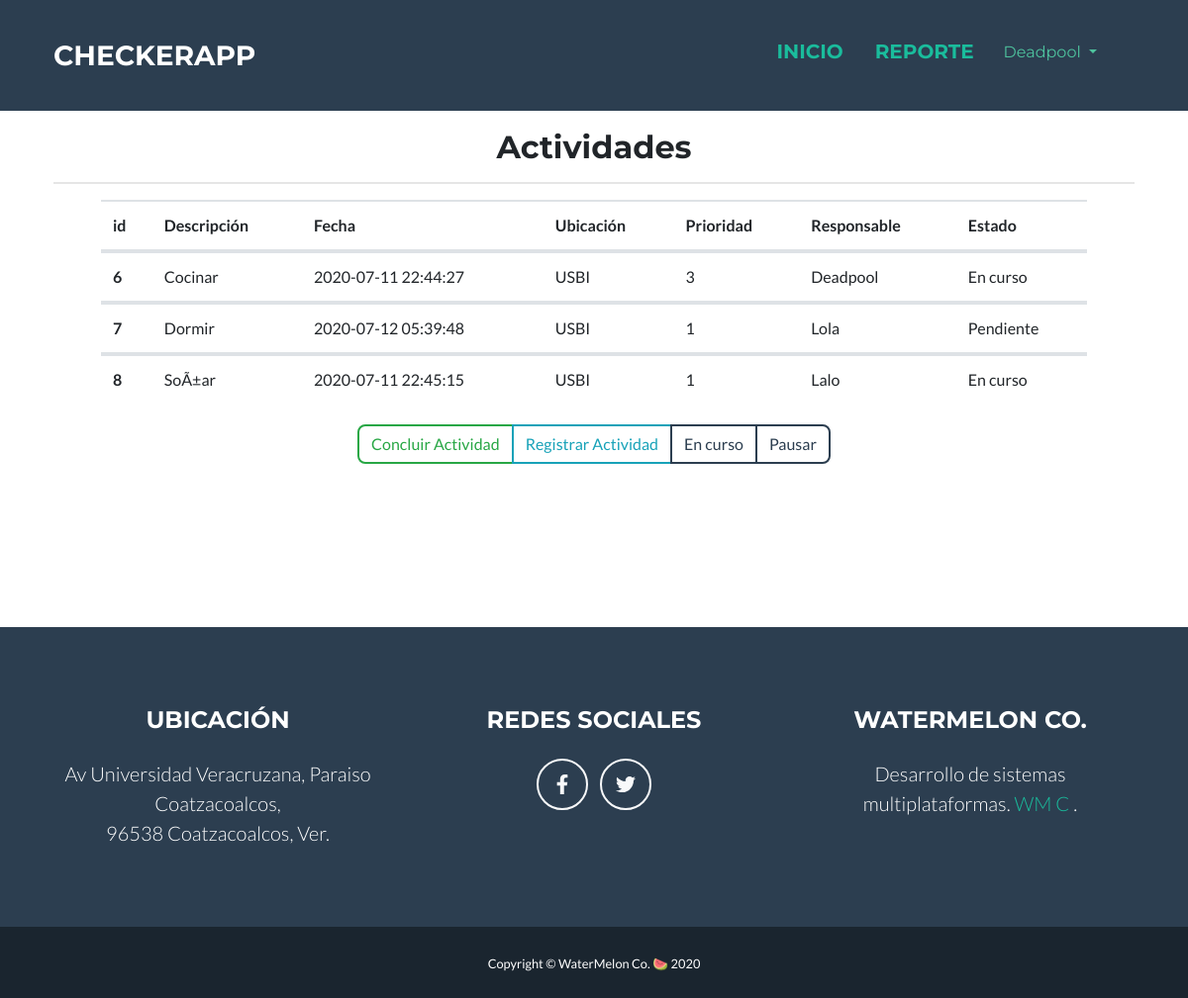
The app's page /perfilAlumno.php (signed in) with its own data.
### tables this page shows
CREATE TABLE `Actividad` (
  `Id_Actividad` int(11) NOT NULL,
  `Id_Docente` int(11) NOT NULL,
  `Id_Alumno` int(11) NOT NULL,
  `Descripcion_Actividad` varchar(50) NOT NULL,
  `Fecha_Actividad` timestamp NOT NULL DEFAULT CURRENT_TIMESTAMP ON UPDATE CURRENT_TIMESTAMP,
  `Prioridad` int(11) NOT NULL,
  `Id_Ubicacion` int(11) NOT NULL,
  `Estado_Actividad` int(10) NOT NULL
);

CREATE TABLE `Ubicacion` (
  `Id_Ubicacion` int(11) NOT NULL,
  `Nombre_Ubicacion` varchar(20) NOT NULL,
  `Descripcion_Ubicacion` varchar(50) NOT NULL,
  `Foto_Ubicacion` mediumblob NOT NULL
);

CREATE TABLE `Alumno` (
  `Id_Alumno` int(11) NOT NULL,
  `Nombre_Alumno` varchar(20) NOT NULL,
  `Matricula_Alumno` varchar(20) NOT NULL,
  `Licenciatura_Alumno` varchar(15) NOT NULL,
  `Facultad` varchar(30) NOT NULL,
  `Id_Docente` int(11) NOT NULL,
  `Contrasena_Alumno` varchar(255) NOT NULL,
  `Estado_Alumno` int(11) NOT NULL
);

### perfilAlumno.php (the view, shortened to what this page needs)
<?php include("conexion.php"); ?>
<?php
if (isset($_SESSION['alumno'])) {
?>
<!DOCTYPE html>
<html lang="en">
    <head>
        <link href="css/styles.css" rel="stylesheet" />
    </head>
    <body id="page-top">
        <nav class="navbar navbar-expand-lg bg-secondary text-uppercase fixed-top" id="mainNav">
            <div class="container">
                <a class="navbar-brand js-scroll-trigger" href="index.php">CheckerApp</a>
                <div class="collapse navbar-collapse" id="navbarResponsive">
                    <ul class="navbar-nav ml-auto">
                        <div class="container">
                  <a href="perfilAlumno.php" class="nav-link py-3 px-0 px-lg-3 rounded js-scroll-trigger"><h5>Inicio</h5></a>
                  <a href="reporteIndividual.php" class="nav-link py-3 px-0 px-lg-3 rounded js-scroll-trigger"><h5>Reporte</h5></a>
                  <h2><div class="dropdown ">
                    <button style="color:#4EC39E" class="btn btn-succes dropdown-toggle" type="button" id="dropdownMenuButton" data-toggle="dropdown" aria-haspopup="true" aria-expanded="false">
                      <?php
                      $nombre = $_SESSION['alumno']['Nombre_Alumno'];
                      echo $nombre; ?>
                    </button>
                    </h2>
                  </div>
                </div>
                </div>
        </nav>
        <section class="page-section portfolio" id="Nosotros">
            <div class="container">
      <div class="textoPrincipal" style="text-align: center; margin-top:10px;"><br>
        <h2>Actividades</h2>
        <hr>
      </div>
            <div class="container">
      <div class="container">
        <center>
            <div class="table-responsive">
          <table class="table" id="actividades">
            <thead>
              <tr>
                <th scope="col">id</th>
                <th scope="col">Descripción</th>
                <th scope="col">Fecha</th>
                <th scope="col">Ubicación</th>
                <th scope="col">Prioridad</th>
                <th scope="col">Responsable</th>
                <th scope="col">Estado</th>
              </tr>
            </thead>
            <?php
            $idDoc = $_SESSION['alumno']['Id_Docente'];
            $sql = "SELECT ac.Id_Actividad, al.Nombre_Alumno, ac.Prioridad, ac.Descripcion_Actividad, ac.Fecha_Actividad, u.Nombre_Ubicacion, ac.Estado_Actividad FROM Actividad ac, Alumno al, Ubicacion u WHERE ac.Id_Alumno = al.Id_Alumno AND ac.Id_Ubicacion = u.Id_Ubicacion  AND ac.Id_Docente = '$idDoc' ORDER BY Id_Actividad ASC";
            $resultadoActividades = mysqli_query($conexion_BD, $sql);
            while ($tab = mysqli_fetch_array($resultadoActividades)) {    ?>
              <tbody>
                <tr>
                  <th scope="row"><?php echo $tab['Id_Actividad'] ?></th>
                  <td><?php echo $tab['Descripcion_Actividad'] ?></td>
                  <td><?php echo $tab['Fecha_Actividad'] ?></td>
                  <td><?php echo $tab['Nombre_Ubicacion'] ?></td>
                  <td><?php echo $tab['Prioridad'] ?></td>
                  <td><?php echo $tab['Nombre_Alumno'] ?></td>
                  <td><?php if ($tab['Estado_Actividad'] == 0) {
                    $estado = "Pendiente";
                  }elseif ($tab['Estado_Actividad'] == 1) {
                    $estado = "En curso";
                  }elseif ($tab['Estado_Actividad'] == 2) {
                    $estado = "En Pausa";
                  }elseif ($tab['Estado_Actividad'] == 3) {
                    $estado = "Esperando evaluación";
                  }else{
                    $estado = "Realizado";
                  }
                  echo $estado ?></td>
                </tr>
              </tbody>
            <?php } ?>
          </table>
          </div>
        </center>
      </div>
  </div>
<center>
        <div class="btn-group" role="group" aria-label="Basic example" style="margin: 5px;">
          <button type="button" class="btn btn-outline-success" data-toggle="modal" data-target="#exampleModal" data-whatever="@mdo">Concluir Actividad
          </button>
          <button type="button" class="btn btn-outline-info" data-toggle="modal" data-target="#exampleModal2" data-whatever="@mdo">Registrar Actividad
          </button>
          <button type="button" class="btn btn-outline-secondary" data-toggle="modal" data-target="#exampleModal3" data-whatever="@mdo">En curso
          </button>
          <button type="button" class="btn btn-outline-secondary" data-toggle="modal" data-target="#exampleModal4" data-whatever="@mdo">Pausar
          </button>
        </div>
      </center>
    <div class="container mt-2 pt-2">
      </div>
    <div class="container mt-2 pt-2">
      </div>
    <div class="container mt-2 pt-2">
      </div>
    <div class="container mt-2 pt-2">
      </div>
        </section>
        <footer class="footer text-center">
            <div class="container">
                <div class="row">
                    <div class="col-lg-4 mb-5 mb-lg-0">
                        <h4 class="text-uppercase mb-4">Ubicación</h4>
                        <p class="lead mb-0">
                            Av Universidad Veracruzana, Paraiso Coatzacoalcos,
                            <br />
                            96538 Coatzacoalcos, Ver.
                        </p>
                    </div>
                    <div class="col-lg-4 mb-5 mb-lg-0">
                        <h4 class="text-uppercase mb-4">Redes Sociales</h4>
                        <a class="btn btn-outline-light btn-social mx-1" href="https://es-la.facebook.com/UV-Regi%C3%B3n-Veracruz-199921303420787/"><i class="fab fa-fw fa-facebook-f"></i></a>
                        <a class="btn btn-outline-light btn-social mx-1" href="https://twitter.com/saraldeg?lang=es"><i class="fab fa-fw fa-twitter"></i></a>
                    </div>
                    <div class="col-lg-4">
                        <h4 class="text-uppercase mb-4">WaterMelon Co.</h4>
                        <p class="lead mb-0">
                            Desarrollo de sistemas multiplataformas.
                            <a href="https://es-la.facebook.com/yael.vargas.75685">WM C</a>
                            .
                        </p>
                    </div>
                </div>
            </div>
        </footer>
        <div class="copyright py-4 text-center text-white">
            <div class="container"><small>Copyright © WaterMelon Co. 🍉  2020</small></div>
        </div>
    </body>
</html>
<?php }elseif (isset($_SESSION['alumno'])) {
    header("location: perfilAlumno.php");
}else{
    header("location: index.php");
}
?>

### records on screen
actividad: Id_Actividad "6", Descripcion_Actividad "Cocinar", Fecha_Actividad "2020-07-11 22:44:27", Id_Ubicacion.Nombre_Ubicacion "USBI", Prioridad "3", Id_Alumno.Nombre_Alumno "Deadpool", Estado_Actividad "En curso"
actividad: Id_Actividad "7", Descripcion_Actividad "Dormir", Fecha_Actividad "2020-07-12 05:39:48", Id_Ubicacion.Nombre_Ubicacion "USBI", Prioridad "1", Id_Alumno.Nombre_Alumno "Lola", Estado_Actividad "Pendiente"
actividad: Id_Actividad "8", Descripcion_Actividad "SoÃ±ar", Fecha_Actividad "2020-07-11 22:45:15", Id_Ubicacion.Nombre_Ubicacion "USBI", Prioridad "1", Id_Alumno.Nombre_Alumno "Lalo", Estado_Actividad "En curso"

### other values on screen
$nombre "Deadpool"
